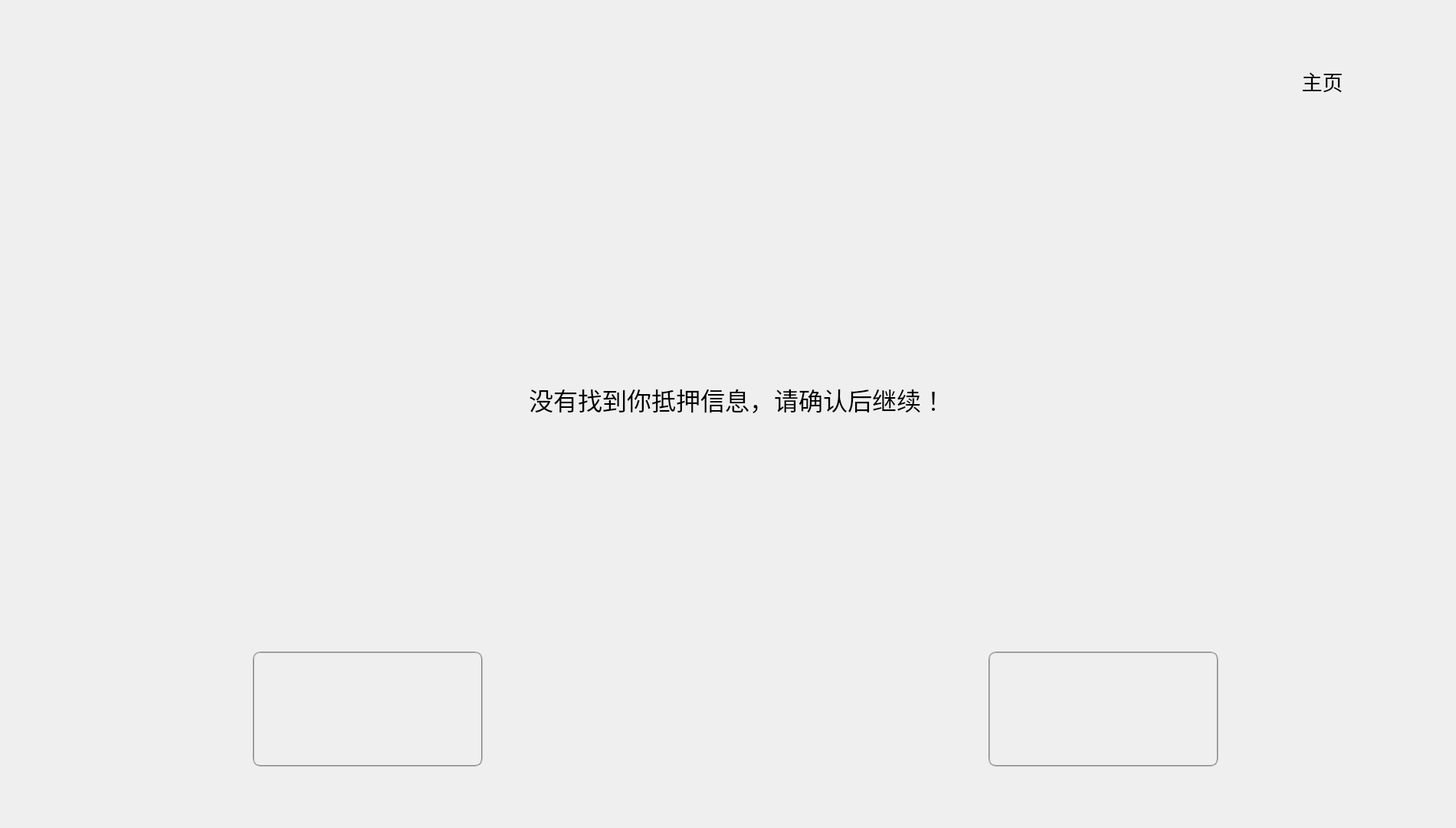
<?xml version="1.0" encoding="UTF-8"?>
<ui version="4.0">
 <class>mortgageSelect</class>
 <widget class="BaseDialog" name="mortgageSelect">
  <property name="geometry">
   <rect>
    <x>0</x>
    <y>0</y>
    <width>1900</width>
    <height>1080</height>
   </rect>
  </property>
  <property name="windowTitle">
   <string>mortgageSelect</string>
  </property>
  <widget class="QLabel" name="label">
   <property name="geometry">
    <rect>
     <x>690</x>
     <y>470</y>
     <width>561</width>
     <height>101</height>
    </rect>
   </property>
   <property name="font">
    <font>
     <family>微软雅黑</family>
     <pointsize>24</pointsize>
    </font>
   </property>
   <property name="text">
    <string>没有找到你抵押信息，请确认后继续！</string>
   </property>
  </widget>
  <widget class="QPushButton" name="pBtnGohome">
   <property name="geometry">
    <rect>
     <x>1600</x>
     <y>60</y>
     <width>251</width>
     <height>91</height>
    </rect>
   </property>
   <property name="font">
    <font>
     <family>黑体</family>
     <pointsize>20</pointsize>
    </font>
   </property>
   <property name="styleSheet">
    <string notr="true">border:0px groove gray;border-radius:10px;
background-image: url(:/Resources/Images/btn.png);
</string>
   </property>
   <property name="text">
    <string>主页</string>
   </property>
   <property name="icon">
    <iconset resource="drivingmanage.qrc">
     <normaloff>:/Resources/Images/主页.png</normaloff>:/Resources/Images/主页.png</iconset>
   </property>
   <property name="iconSize">
    <size>
     <width>71</width>
     <height>92</height>
    </size>
   </property>
   <property name="flat">
    <bool>true</bool>
   </property>
  </widget>
  <widget class="QPushButton" name="pBtnHomepage">
   <property name="geometry">
    <rect>
     <x>330</x>
     <y>850</y>
     <width>300</width>
     <height>150</height>
    </rect>
   </property>
   <property name="font">
    <font>
     <family>Algerian</family>
     <pointsize>22</pointsize>
    </font>
   </property>
   <property name="styleSheet">
    <string notr="true">border:2px groove gray;border-radius:10px;padding:2px 4px;
border-image: url(:/Resources/Images/cancelon.png);</string>
   </property>
   <property name="text">
    <string/>
   </property>
  </widget>
  <widget class="QPushButton" name="pBtnDone">
   <property name="geometry">
    <rect>
     <x>1290</x>
     <y>850</y>
     <width>300</width>
     <height>150</height>
    </rect>
   </property>
   <property name="font">
    <font>
     <pointsize>22</pointsize>
    </font>
   </property>
   <property name="styleSheet">
    <string notr="true">border:2px groove gray;border-radius:10px;padding:2px 4px;
border-image: url(:/Resources/Images/finishon.png);</string>
   </property>
   <property name="text">
    <string/>
   </property>
  </widget>
 </widget>
 <layoutdefault spacing="6" margin="11"/>
 <customwidgets>
  <customwidget>
   <class>BaseDialog</class>
   <extends>QWidget</extends>
   <header>basedialog.h</header>
   <container>1</container>
  </customwidget>
 </customwidgets>
 <resources>
  <include location="drivingmanage.qrc"/>
 </resources>
 <connections/>
</ui>
